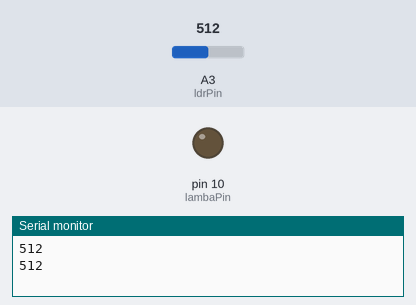
Recording of a sketch running on a simulated Arduino Uno, built with avr-gcc and run on an emulated ATmega328P. Shown: output pins drawn as LEDs (lit = HIGH), the last lines printed to the serial monitor. Inputs (shaded band) come from the test bench; at power-on: A3 (ldrPin) = 512.

Above: at 1.8 s.
1.9 s: A3 (ldrPin) set to 21
4.2 s: A3 (ldrPin) set to 18
At 6.9 s:
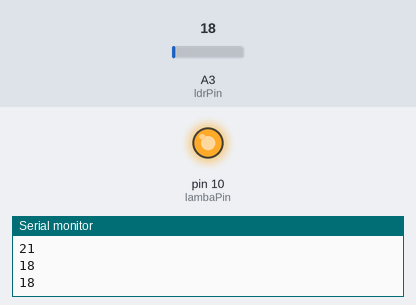
7.5 s: A3 (ldrPin) set to 122
At 10.2 s:
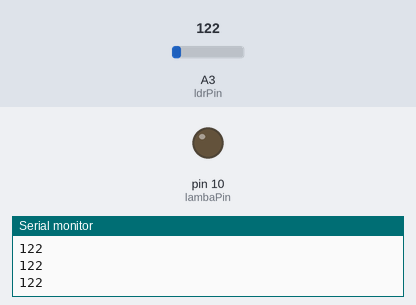
10.5 s: A3 (ldrPin) set to 10
At 12.8 s:
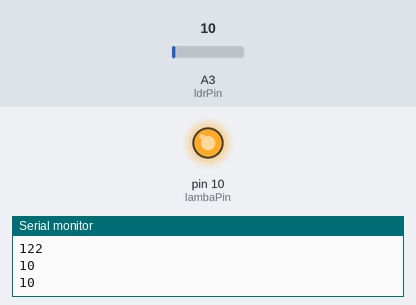
Timing chart, 0 to 14.3 s (numbered marks = the images above; inputs shaded):
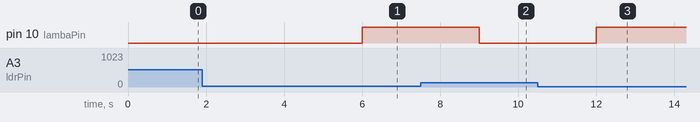

Measured:
- the behaviour switches between 20 and 19 on A3 (ldrPin) (found by bisection; images 0 and 1)
- after the input at 4.2 s, pin 10 (lambaPin): LOW → HIGH after 1.8 s
- after the input at 7.5 s, pin 10 (lambaPin): HIGH → LOW after 1.5 s
- after the input at 10.5 s, pin 10 (lambaPin): LOW → HIGH after 1.5 s

The sketch:

sokaklambasi.ino
```cpp
#include <Arduino.h>

int lambaPin=10;
int ldrPin=A3;

void setup()
{
  pinMode(lambaPin,OUTPUT);

  Serial.begin(9600);//LDR değerini okumak için
}

void loop()
{
  int isikdegeri=analogRead(ldrPin);

  Serial.println(isikdegeri);
  delay(1000);

  if(isikdegeri<20)
  {
    digitalWrite(lambaPin,HIGH);
  }
  else
  {
    digitalWrite(lambaPin,LOW);
  }
}
```
